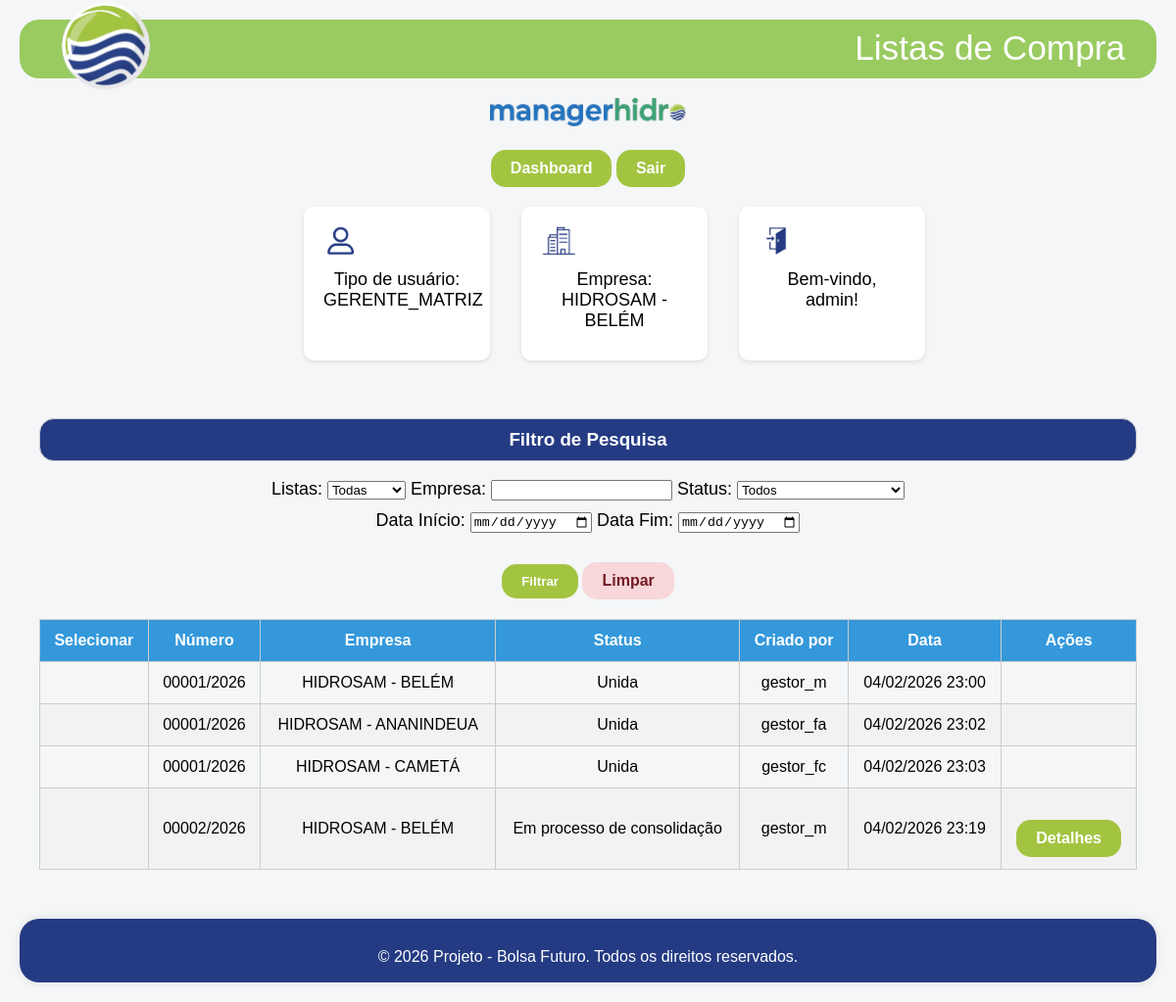
Page /compras/listas/ (signed in) on the earlier database version.
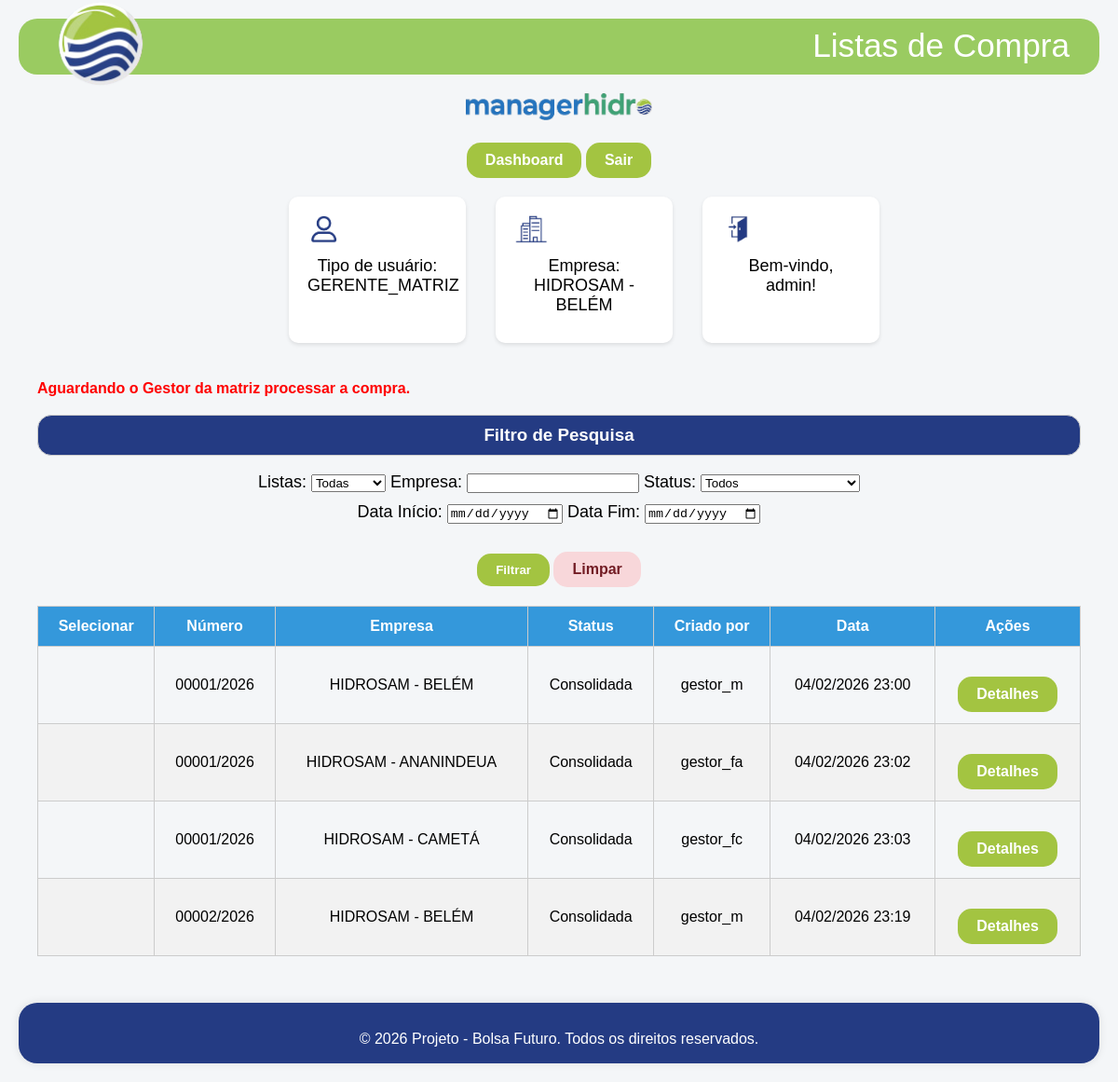
Same page on the later database version.
### compras/models.py (models this page shows, shortened)
class ListaCompra(models.Model):
    STATUS = [
        ('EM_CRIACAO', 'Em Criação'),
        ('EM_PROCESSO_AUTORIZACAO', 'Em processo de autorização'),
        ('AUTORIZADA', 'Autorizada'),
        ('UNIDA', 'Unida'),
        ('EM_PROCESSO_CONSOLIDACAO', 'Em processo de consolidação'),
        ('CONSOLIDADA', 'Consolidada'),
        ('EM_PROCESSO_COMPRA', 'Em Processo de Compra'),
        ('EM_ENTREGA', 'Em Rota de Entrega'),
        ('RECEBIDA', 'Itens Recebidos'),
    ]
    id = models.BigAutoField(primary_key=True, verbose_name="ID")
    numero = models.CharField(max_length=20, unique=False)  # Ex: 00001/2025
    empresa = models.ForeignKey(Empresa, on_delete=models.CASCADE, related_name="listas_compra")
    status = models.CharField(max_length=30, choices=STATUS, default='EM_CRIACAO')
    criado_por = models.ForeignKey(Usuario, on_delete=models.CASCADE, related_name="listas_criadas")
    data_criacao = models.DateTimeField(auto_now_add=True)
    listas_unidas = models.ManyToManyField("self", blank=True, symmetrical=False, related_name="lista_principal")
    class Meta:
        unique_together = ('empresa', 'numero')  # garante unicidade por empresa

### empresas/models.py (models this page shows, shortened)
class Empresa(models.Model):
    id = models.BigAutoField(primary_key=True, verbose_name="ID")
    nome = models.CharField(max_length=150)
    endereco = models.CharField(max_length=255)
    email = models.EmailField()
    telefone = models.CharField(max_length=20)

### usuarios/models.py (models this page shows, shortened)
class Usuario(AbstractUser):
    TIPOS_USUARIO = [
        ('GERENTE_MATRIZ', 'Gerente Matriz'),
        ('GERENTE_FILIAL', 'Gerente Filial'),
        ('GESTOR_MATRIZ', 'Gestor Matriz'),
        ('GESTOR_FILIAL', 'Gestor Filial'),
        ('FUNCIONARIO', 'Funcionário'),
    ]
    id = models.BigAutoField(primary_key=True, verbose_name="ID")
    username = models.CharField(max_length=150, unique=True, verbose_name='username')
    password = models.CharField(max_length=128, verbose_name='password')
    email = models.EmailField(blank=True, max_length=254, verbose_name='email address')
    empresa = models.ForeignKey(Empresa, on_delete=models.CASCADE, null=True, blank=True)
    tipo_usuario = models.CharField(max_length=20, choices=TIPOS_USUARIO, null=True, blank=True)
    status_ativo = models.BooleanField(default=False)

### compras/views.py (the view)
# urls.py: path('listas/', views.lista_compras, name='lista_compras'),
@login_required(login_url='/login/')
def lista_compras(request):
    if request.user.tipo_usuario in ["GERENTE_MATRIZ", "GESTOR_MATRIZ"]:
        listas = ListaCompra.objects.exclude(
            status__in=["EM_CRIACAO", "EM_PROCESSO_AUTORIZACAO"]
        ) | ListaCompra.objects.filter(
            empresa=request.user.empresa,
            status__in=["EM_CRIACAO", "EM_PROCESSO_AUTORIZACAO"]
        )
    else:
        listas = ListaCompra.objects.filter(empresa=request.user.empresa)
    empresa_nome = request.GET.get('empresa') or ""
    status = request.GET.get('status')
    data_inicio = request.GET.get('data_inicio')
    data_fim = request.GET.get('data_fim')
    principal = request.GET.get('principal')
    if empresa_nome:
        listas = listas.filter(empresa__nome__icontains=empresa_nome)
    if status:
        listas = listas.filter(status=status)
    if data_inicio:
        listas = listas.filter(data_criacao__date__gte=data_inicio)
    if data_fim:
        listas = listas.filter(data_criacao__date__lte=data_fim)
    principais = listas.filter(listas_unidas__isnull=False).distinct()
    unidas = listas.filter(status="UNIDA")
    if principal == "principais":
        listas = principais  # mostra só as listas principais (que têm unidas)
    elif principal == "unidas":
        listas = unidas # só as listas unidas (que pertencem a uma principal)
    tem_autorizada = listas.filter(status="AUTORIZADA").exists()
    tem_unida = listas.filter(status="UNIDA").exists()
    tem_consolidada = listas.filter(status="CONSOLIDADA").exists()
    contexto = {
        'listas': listas,
        'tem_autorizada': tem_autorizada,
        'tem_unida': tem_unida,
        'tem_consolidada': tem_consolidada,
        'principais': principais,
        'unidas': unidas,
        'empresa_nome': empresa_nome,
        'status': status,
        'data_inicio': data_inicio,
        'data_fim': data_fim,
        'header_title': "Listas de Compra",
    }
    return render(request, 'compras/listas.html', contexto)

### compras/templates/compras/listas.html (shortened to what this page needs)
{% extends 'base.html' %}
{% block content %}
{% if tem_consolidada and request.user.tipo_usuario != "GESTOR_MATRIZ" %}
  <span class="erro">Aguardando o Gestor da matriz processar a compra.</span>
{% endif %}
<h3 class="center">Filtro de Pesquisa</h3>
<form method="get" class="center" style="margin-bottom: 20px;">
  <p>
    <label for="principal">Listas:</label>
    <select name="principal" id="principal">
      <option value="">Todas</option>
    </select>
    <label for="empresa">Empresa:</label>
    <input type="text" name="empresa" id="empresa" value="{{ empresa_nome }}">
    <label for="status">Status:</label>
    <select name="status" id="status">
      <option value="">Todos</option>
    </select>
  </p>
  <p>
    <label for="data_inicio">Data Início:</label>
    <input type="date" name="data_inicio" id="data_inicio" value="{{ data_inicio }}">
    <label for="data_fim">Data Fim:</label>
    <input type="date" name="data_fim" id="data_fim" value="{{ data_fim }}">
  </p>
  <button type="submit" class="btn">Filtrar</button>
  <a href="{% url 'lista_compras' %}" class="btn alerta">Limpar</a>
</form>
{% if listas %}
  <form method="post" action="{% url 'unir_listas' %}" style="display:inline;" id="form-unir">
    <table>
      <thead>
        <tr>
          <th>Selecionar
          </th>
          <th>Número</th>
          <th>Empresa</th>
          <th>Status</th>
          <th>Criado por</th>
          <th>Data</th>
          <th>Ações</th>
        </tr>
      </thead>
      <tbody>
        {% for lista in listas %}
          <tr>
            <td>
            </td>
            <td>{{ lista.numero }}</td>
            <td>{{ lista.empresa.nome }}</td>
            <td>{{ lista.get_status_display }}</td>
            <td>{{ lista.criado_por.username }}</td>
            <td>{{ lista.data_criacao|date:"d/m/Y H:i" }}</td>
            <td>
              {% if lista.status == "EM_CRIACAO" %}
                {% if request.user.tipo_usuario in "GESTOR_MATRIZ GESTOR_FILIAL" %}
                  <a href="{% url 'detalhes_lista' lista.id %}" class="btn">Detalhes</a>
                  <a href="{% url 'excluir_lista' lista.id %}" class="btn alerta" onclick="return confirm('Tem certeza que deseja excluir esta lista?')">Excluir</a>
                {% endif %}
              {% elif lista.status == "EM_PROCESSO_AUTORIZACAO" %}
                {% if request.user.tipo_usuario in "GERENTE_MATRIZ GERENTE_FILIAL" %}
                  <a href="{% url 'detalhes_lista' lista.id %}" class="btn">Detalhes</a>
                {% endif %}
              {% elif lista.status == "AUTORIZADA" and request.user.tipo_usuario == "GESTOR_MATRIZ" %}
                <a href="{% url 'detalhes_lista' lista.id %}" class="btn">Detalhes</a>
              {% elif lista.status == "UNIDA" %}
              {% elif lista.status == "EM_PROCESSO_CONSOLIDACAO" and request.user.tipo_usuario == "GERENTE_MATRIZ" %}
                <a href="{% url 'detalhes_lista' lista.id %}" class="btn">Detalhes</a>
              {% elif lista.status == "CONSOLIDADA" and request.user.tipo_usuario == "GESTOR_MATRIZ" %}
                {% if lista.listas_unidas.exists %}
                  <a href="{% url 'detalhes_lista' lista.id %}" class="btn">Detalhes</a>
                {% endif %}
              {% elif lista.status == "EM_PROCESSO_COMPRA" and request.user.tipo_usuario == "GESTOR_MATRIZ" %}
                {% if lista.listas_unidas.exists %}
                  <a href="{% url 'detalhes_lista' lista.id %}" class="btn">Receber</a>
                {% else %}
                  <a href="{% url 'detalhes_lista' lista.id %}" class="btn">Enviar</a>
                {% endif %}
              {% else %}
                <a href="{% url 'detalhes_lista' lista.id %}" class="btn">Detalhes</a>
              {% endif %}
            </td>
          </tr>
        {% endfor %}
      </tbody>
    </table>
  </form>
{% else %}
  <p class="empty">Nenhuma lista cadastrada.</p>
{% endif %}
{% endblock %}

Differences in the rows shown:
changed ListaCompra (number 1 of 4 on the later page): status "Unida" → "Consolidada"; now shows "Detalhes"
changed ListaCompra "HIDROSAM - ANANINDEUA": status "Unida" → "Consolidada"; now shows "Detalhes"
changed ListaCompra "HIDROSAM - CAMETÁ": status "Unida" → "Consolidada"; now shows "Detalhes"
changed ListaCompra (number 4 of 4 on the later page): status "Em processo de consolidação" → "Consolidada"
Other differences:
text now shown: "Aguardando o Gestor da matriz processar a compra."
